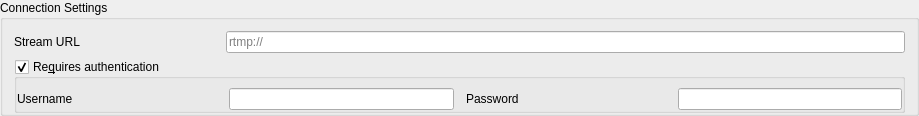
<?xml version="1.0" encoding="UTF-8"?>
<ui version="4.0">
 <class>BaseRTMPServiceConfiguration</class>
 <widget class="QGroupBox" name="BaseRTMPServiceConfiguration">
  <property name="geometry">
   <rect>
    <x>0</x>
    <y>0</y>
    <width>919</width>
    <height>94</height>
   </rect>
  </property>
  <property name="windowTitle">
   <string/>
  </property>
  <property name="title">
   <string>Connection Settings</string>
  </property>
  <layout class="QVBoxLayout" name="verticalLayout">
   <property name="bottomMargin">
    <number>0</number>
   </property>
   <item>
    <layout class="QHBoxLayout" name="horizontalLayout">
     <property name="spacing">
      <number>12</number>
     </property>
     <item>
      <widget class="QLabel" name="labelURL">
       <property name="minimumSize">
        <size>
         <width>200</width>
         <height>0</height>
        </size>
       </property>
       <property name="maximumSize">
        <size>
         <width>200</width>
         <height>16777215</height>
        </size>
       </property>
       <property name="text">
        <string>Stream URL</string>
       </property>
      </widget>
     </item>
     <item>
      <widget class="QLineEdit" name="lineStreamURL">
       <property name="minimumSize">
        <size>
         <width>0</width>
         <height>0</height>
        </size>
       </property>
       <property name="dragEnabled">
        <bool>true</bool>
       </property>
       <property name="placeholderText">
        <string>rtmp://</string>
       </property>
       <property name="clearButtonEnabled">
        <bool>true</bool>
       </property>
      </widget>
     </item>
    </layout>
   </item>
   <item>
    <widget class="QGroupBox" name="authenticationBox">
     <property name="title">
      <string>Re&amp;quires authentication</string>
     </property>
     <property name="flat">
      <bool>true</bool>
     </property>
     <property name="checkable">
      <bool>true</bool>
     </property>
     <property name="checked">
      <bool>true</bool>
     </property>
     <layout class="QHBoxLayout" name="horizontalLayout_4">
      <property name="leftMargin">
       <number>0</number>
      </property>
      <property name="rightMargin">
       <number>0</number>
      </property>
      <property name="bottomMargin">
       <number>0</number>
      </property>
      <item>
       <widget class="QWidget" name="widget" native="true">
        <layout class="QHBoxLayout" name="horizontalLayout_2">
         <property name="spacing">
          <number>12</number>
         </property>
         <property name="leftMargin">
          <number>0</number>
         </property>
         <property name="topMargin">
          <number>0</number>
         </property>
         <property name="rightMargin">
          <number>0</number>
         </property>
         <property name="bottomMargin">
          <number>0</number>
         </property>
         <item>
          <widget class="QLabel" name="label_7">
           <property name="minimumSize">
            <size>
             <width>200</width>
             <height>0</height>
            </size>
           </property>
           <property name="maximumSize">
            <size>
             <width>200</width>
             <height>16777215</height>
            </size>
           </property>
           <property name="text">
            <string>Username</string>
           </property>
          </widget>
         </item>
         <item>
          <widget class="QLineEdit" name="lineUsername">
           <property name="minimumSize">
            <size>
             <width>0</width>
             <height>0</height>
            </size>
           </property>
          </widget>
         </item>
         <item>
          <widget class="QLabel" name="label_8">
           <property name="minimumSize">
            <size>
             <width>200</width>
             <height>0</height>
            </size>
           </property>
           <property name="maximumSize">
            <size>
             <width>200</width>
             <height>16777215</height>
            </size>
           </property>
           <property name="text">
            <string>Password</string>
           </property>
          </widget>
         </item>
         <item>
          <widget class="QLineEdit" name="linePassword">
           <property name="minimumSize">
            <size>
             <width>0</width>
             <height>0</height>
            </size>
           </property>
           <property name="maxLength">
            <number>40</number>
           </property>
           <property name="echoMode">
            <enum>QLineEdit::Password</enum>
           </property>
          </widget>
         </item>
        </layout>
       </widget>
      </item>
     </layout>
    </widget>
   </item>
  </layout>
 </widget>
 <resources/>
 <connections/>
</ui>
